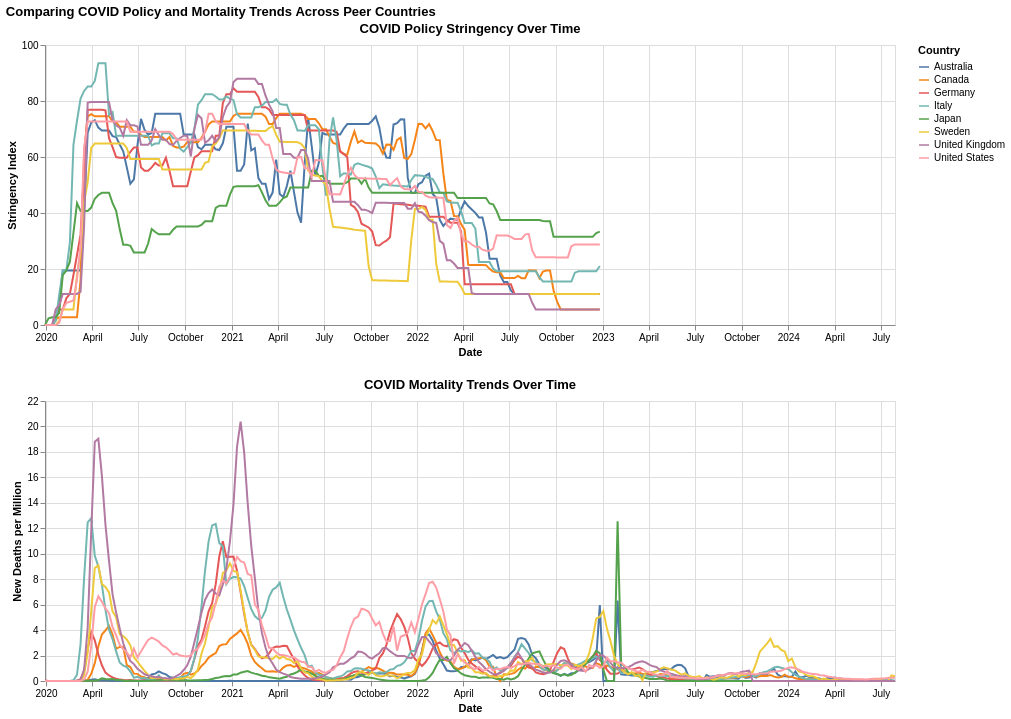

Notebook code cell kept with this figure:
### Code cell
peer_countries = [
    "United States",
    "United Kingdom",
    "Canada",
    "Germany",
    "Italy",
    "Sweden",
    "Australia",
    "Japan"
]

owid['date'] = pd.to_datetime(owid['date'])

ts_df = owid[
    owid['location'].isin(peer_countries)
][[
    'date',
    'location',
    'stringency_index',
    'new_deaths_per_million'
]].copy()

ts_df = ts_df.rename(columns={
    'new_deaths_per_million': 'mortality_rate'
})

# Drop rows where both metrics are missing
ts_df = ts_df[
    ts_df['stringency_index'].notna() | ts_df['mortality_rate'].notna()
]

# Aggregate to week
ts_df['week'] = ts_df['date'].dt.to_period('W').dt.start_time

weekly_df = (
    ts_df.groupby(['week', 'location'], as_index=False)
    .agg({
        'stringency_index': 'mean',
        'mortality_rate': 'mean'
    })
)

selection = alt.selection_point(fields=['location'], bind='legend')

color = alt.Color('location:N', title='Country')

stringency_chart = (
    alt.Chart(weekly_df)
    .mark_line(size=2)
    .encode(
        x=alt.X('week:T', title='Date'),
        y=alt.Y('stringency_index:Q', title='Stringency Index', scale=alt.Scale(domain=[0, 100])),
        color=color,
        opacity=alt.condition(selection, alt.value(1), alt.value(0.15)),
        tooltip=[
            alt.Tooltip('week:T', title='Week'),
            alt.Tooltip('location:N', title='Country'),
            alt.Tooltip('stringency_index:Q', title='Stringency Index', format='.1f')
        ]
    )
    .add_params(selection)
    .properties(width=850, height=280, title='COVID Policy Stringency Over Time')
)

mortality_chart = (
    alt.Chart(weekly_df)
    .mark_line(size=2)
    .encode(
        x=alt.X('week:T', title='Date'),
        y=alt.Y('mortality_rate:Q', title='New Deaths per Million'),
        color=color,
        opacity=alt.condition(selection, alt.value(1), alt.value(0.15)),
        tooltip=[
            alt.Tooltip('week:T', title='Week'),
            alt.Tooltip('location:N', title='Country'),
            alt.Tooltip('mortality_rate:Q', title='New Deaths per Million', format='.2f')
        ]
    )
    .properties(width=850, height=280, title='COVID Mortality Trends Over Time')
)

final_chart = alt.vconcat(stringency_chart, mortality_chart).resolve_scale(
    color='shared'
).properties(
    title='Comparing COVID Policy and Mortality Trends Across Peer Countries'
)

final_chart

### Figure 1 — Vega-Lite specification as saved in the notebook (floating-point values rounded to 4 significant figures; data arrays with more than 128 entries replaced by an {"elided": "..."} marker saying what was removed)
{"config": {"view": {"continuousWidth": 300, "continuousHeight": 300}}, "vconcat": [{"mark": {"type": "line", "size": 2}, "encoding": {"color": {"field": "location", "title": "Country", "type": "nominal"}, "opacity": {"condition": {"param": "param_1fff408d197e5aa8", "value": 1}, "value": 0.15}, "tooltip": [{"field": "week", "title": "Week", "type": "temporal"}, {"field": "location", "title": "Country", "type": "nominal"}, {"field": "stringency_index", "format": ".1f", "title": "Stringency Index", "type": "quantitative"}], "x": {"field": "week", "title": "Date", "type": "temporal"}, "y": {"field": "stringency_index", "scale": {"domain": [0, 100]}, "title": "Stringency Index", "type": "quantitative"}}, "height": 280, "name": "view_1947988060ea16f7_0", "title": "COVID Policy Stringency Over Time", "width": 850}, {"mark": {"type": "line", "size": 2}, "encoding": {"color": {"field": "location", "title": "Country", "type": "nominal"}, "opacity": {"condition": {"param": "param_1fff408d197e5aa8", "value": 1}, "value": 0.15}, "tooltip": [{"field": "week", "title": "Week", "type": "temporal"}, {"field": "location", "title": "Country", "type": "nominal"}, {"field": "mortality_rate", "format": ".2f", "title": "New Deaths per Million", "type": "quantitative"}], "x": {"field": "week", "title": "Date", "type": "temporal"}, "y": {"field": "mortality_rate", "title": "New Deaths per Million", "type": "quantitative"}}, "height": 280, "title": "COVID Mortality Trends Over Time", "width": 850}], "data": {"name": "data-9b36dc14ec0c87125e5eb9928a5c1efb"}, "params": [{"name": "param_1fff408d197e5aa8", "select": {"type": "point", "fields": ["location"]}, "bind": "legend", "views": ["view_1947988060ea16f7_0"]}], "resolve": {"scale": {"color": "shared"}}, "title": "Comparing COVID Policy and Mortality Trends Across Peer Countries", "$schema": "https://vega.github.io/schema/vega-lite/v6.1.0.json", "datasets": {"data-9b36dc14ec0c87125e5eb9928a5c1efb": {"elided": "1864 records"}}}
